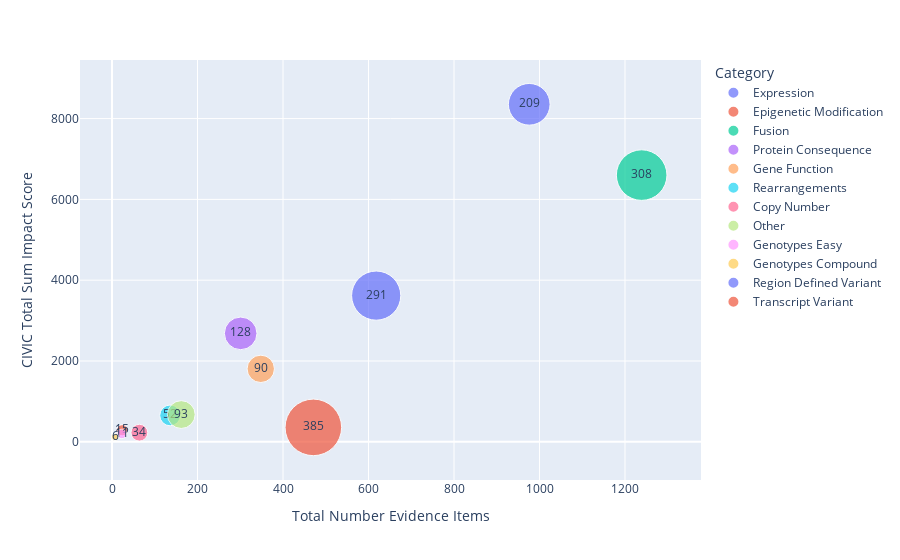

Here is the notebook cell this chart was saved with:
### Markdown cell above
The scatterplot below shows the relationship between the Not Suported variant sub category impact score and the number of evidence items associated with variants in each sub category. Additionally, the sizes of the data point represent the number of variants in each sub category.

### Code cell
fig2 = px.scatter(
    data_frame=not_supported_variant_impact_df,
    x="Total Number Evidence Items",
    y="CIVIC Total Sum Impact Score",
    size="Total Number Variants",
    size_max=40,
    text="Total Number Variants",
    color="Category",
    hover_data="% Accepted Evidence Items"
)
fig2.show()

### Figure 1 — Plotly figure (JSON) as saved in the notebook; plotly's stock layout.template omitted (floating-point values rounded to 4 significant figures)
{"data": [{"customdata": [["55.34%"]], "hovertemplate": "Category=Expression<br>Total Number Evidence Items=%{x}<br>CIVIC Total Sum Impact Score=%{y}<br>Total Number Variants=%{text}<br>% Accepted Evidence Items=%{customdata[0]}<extra></extra>", "legendgroup": "Expression", "marker": {"color": "#636efa", "size": [291], "sizemode": "area", "sizeref": 0.2406, "symbol": "circle"}, "mode": "markers+text", "name": "Expression", "orientation": "v", "showlegend": true, "text": [291], "type": "scatter", "x": [618], "xaxis": "x", "y": [3618], "yaxis": "y"}, {"customdata": [["91.67%"]], "hovertemplate": "Category=Epigenetic Modification<br>Total Number Evidence Items=%{x}<br>CIVIC Total Sum Impact Score=%{y}<br>Total Number Variants=%{text}<br>% Accepted Evidence Items=%{customdata[0]}<extra></extra>", "legendgroup": "Epigenetic Modification", "marker": {"color": "#EF553B", "size": [15], "sizemode": "area", "sizeref": 0.2406, "symbol": "circle"}, "mode": "markers+text", "name": "Epigenetic Modification", "orientation": "v", "showlegend": true, "text": [15], "type": "scatter", "x": [24], "xaxis": "x", "y": [285.5], "yaxis": "y"}, {"customdata": [["59.48%"]], "hovertemplate": "Category=Fusion<br>Total Number Evidence Items=%{x}<br>CIVIC Total Sum Impact Score=%{y}<br>Total Number Variants=%{text}<br>% Accepted Evidence Items=%{customdata[0]}<extra></extra>", "legendgroup": "Fusion", "marker": {"color": "#00cc96", "size": [308], "sizemode": "area", "sizeref": 0.2406, "symbol": "circle"}, "mode": "markers+text", "name": "Fusion", "orientation": "v", "showlegend": true, "text": [308], "type": "scatter", "x": [1239], "xaxis": "x", "y": [6601.0], "yaxis": "y"}, {"customdata": [["63.46%"]], "hovertemplate": "Category=Protein Consequence<br>Total Number Evidence Items=%{x}<br>CIVIC Total Sum Impact Score=%{y}<br>Total Number Variants=%{text}<br>% Accepted Evidence Items=%{customdata[0]}<extra></extra>", "legendgroup": "Protein Consequence", "marker": {"color": "#ab63fa", "size": [128], "sizemode": "area", "sizeref": 0.2406, "symbol": "circle"}, "mode": "markers+text", "name": "Protein Consequence", "orientation": "v", "showlegend": true, "text": [128], "type": "scatter", "x": [301], "xaxis": "x", "y": [2684.0], "yaxis": "y"}, {"customdata": [["44.25%"]], "hovertemplate": "Category=Gene Function<br>Total Number Evidence Items=%{x}<br>CIVIC Total Sum Impact Score=%{y}<br>Total Number Variants=%{text}<br>% Accepted Evidence Items=%{customdata[0]}<extra></extra>", "legendgroup": "Gene Function", "marker": {"color": "#FFA15A", "size": [90], "sizemode": "area", "sizeref": 0.2406, "symbol": "circle"}, "mode": "markers+text", "name": "Gene Function", "orientation": "v", "showlegend": true, "text": [90], "type": "scatter", "x": [348], "xaxis": "x", "y": [1806.0], "yaxis": "y"}, {"customdata": [["38.97%"]], "hovertemplate": "Category=Rearrangements<br>Total Number Evidence Items=%{x}<br>CIVIC Total Sum Impact Score=%{y}<br>Total Number Variants=%{text}<br>% Accepted Evidence Items=%{customdata[0]}<extra></extra>", "legendgroup": "Rearrangements", "marker": {"color": "#19d3f3", "size": [52], "sizemode": "area", "sizeref": 0.2406, "symbol": "circle"}, "mode": "markers+text", "name": "Rearrangements", "orientation": "v", "showlegend": true, "text": [52], "type": "scatter", "x": [136], "xaxis": "x", "y": [653], "yaxis": "y"}, {"customdata": [["42.19%"]], "hovertemplate": "Category=Copy Number<br>Total Number Evidence Items=%{x}<br>CIVIC Total Sum Impact Score=%{y}<br>Total Number Variants=%{text}<br>% Accepted Evidence Items=%{customdata[0]}<extra></extra>", "legendgroup": "Copy Number", "marker": {"color": "#FF6692", "size": [34], "sizemode": "area", "sizeref": 0.2406, "symbol": "circle"}, "mode": "markers+text", "name": "Copy Number", "orientation": "v", "showlegend": true, "text": [34], "type": "scatter", "x": [64], "xaxis": "x", "y": [225], "yaxis": "y"}, {"customdata": [["37.04%"]], "hovertemplate": "Category=Other<br>Total Number Evidence Items=%{x}<br>CIVIC Total Sum Impact Score=%{y}<br>Total Number Variants=%{text}<br>% Accepted Evidence Items=%{customdata[0]}<extra></extra>", "legendgroup": "Other", "marker": {"color": "#B6E880", "size": [93], "sizemode": "area", "sizeref": 0.2406, "symbol": "circle"}, "mode": "markers+text", "name": "Other", "orientation": "v", "showlegend": true, "text": [93], "type": "scatter", "x": [162], "xaxis": "x", "y": [673.5], "yaxis": "y"}, {"customdata": [["56.52%"]], "hovertemplate": "Category=Genotypes Easy<br>Total Number Evidence Items=%{x}<br>CIVIC Total Sum Impact Score=%{y}<br>Total Number Variants=%{text}<br>% Accepted Evidence Items=%{customdata[0]}<extra></extra>", "legendgroup": "Genotypes Easy", "marker": {"color": "#FF97FF", "size": [11], "sizemode": "area", "sizeref": 0.2406, "symbol": "circle"}, "mode": "markers+text", "name": "Genotypes Easy", "orientation": "v", "showlegend": true, "text": [11], "type": "scatter", "x": [23], "xaxis": "x", "y": [195], "yaxis": "y"}, {"customdata": [["57.14%"]], "hovertemplate": "Category=Genotypes Compound<br>Total Number Evidence Items=%{x}<br>CIVIC Total Sum Impact Score=%{y}<br>Total Number Variants=%{text}<br>% Accepted Evidence Items=%{customdata[0]}<extra></extra>", "legendgroup": "Genotypes Compound", "marker": {"color": "#FECB52", "size": [6], "sizemode": "area", "sizeref": 0.2406, "symbol": "circle"}, "mode": "markers+text", "name": "Genotypes Compound", "orientation": "v", "showlegend": true, "text": [6], "type": "scatter", "x": [7], "xaxis": "x", "y": [117.5], "yaxis": "y"}, {"customdata": [["57.17%"]], "hovertemplate": "Category=Region Defined Variant<br>Total Number Evidence Items=%{x}<br>CIVIC Total Sum Impact Score=%{y}<br>Total Number Variants=%{text}<br>% Accepted Evidence Items=%{customdata[0]}<extra></extra>", "legendgroup": "Region Defined Variant", "marker": {"color": "#636efa", "size": [209], "sizemode": "area", "sizeref": 0.2406, "symbol": "circle"}, "mode": "markers+text", "name": "Region Defined Variant", "orientation": "v", "showlegend": true, "text": [209], "type": "scatter", "x": [976], "xaxis": "x", "y": [8354.0], "yaxis": "y"}, {"customdata": [["11.46%"]], "hovertemplate": "Category=Transcript Variant<br>Total Number Evidence Items=%{x}<br>CIVIC Total Sum Impact Score=%{y}<br>Total Number Variants=%{text}<br>% Accepted Evidence Items=%{customdata[0]}<extra></extra>", "legendgroup": "Transcript Variant", "marker": {"color": "#EF553B", "size": [385], "sizemode": "area", "sizeref": 0.2406, "symbol": "circle"}, "mode": "markers+text", "name": "Transcript Variant", "orientation": "v", "showlegend": true, "text": [385], "type": "scatter", "x": [471], "xaxis": "x", "y": [356.5], "yaxis": "y"}], "layout": {"legend": {"itemsizing": "constant", "title": {"text": "Category"}, "tracegroupgap": 0}, "margin": {"t": 60}, "xaxis": {"anchor": "y", "domain": [0, 1], "title": {"text": "Total Number Evidence Items"}}, "yaxis": {"anchor": "x", "domain": [0, 1], "title": {"text": "CIVIC Total Sum Impact Score"}}}}
